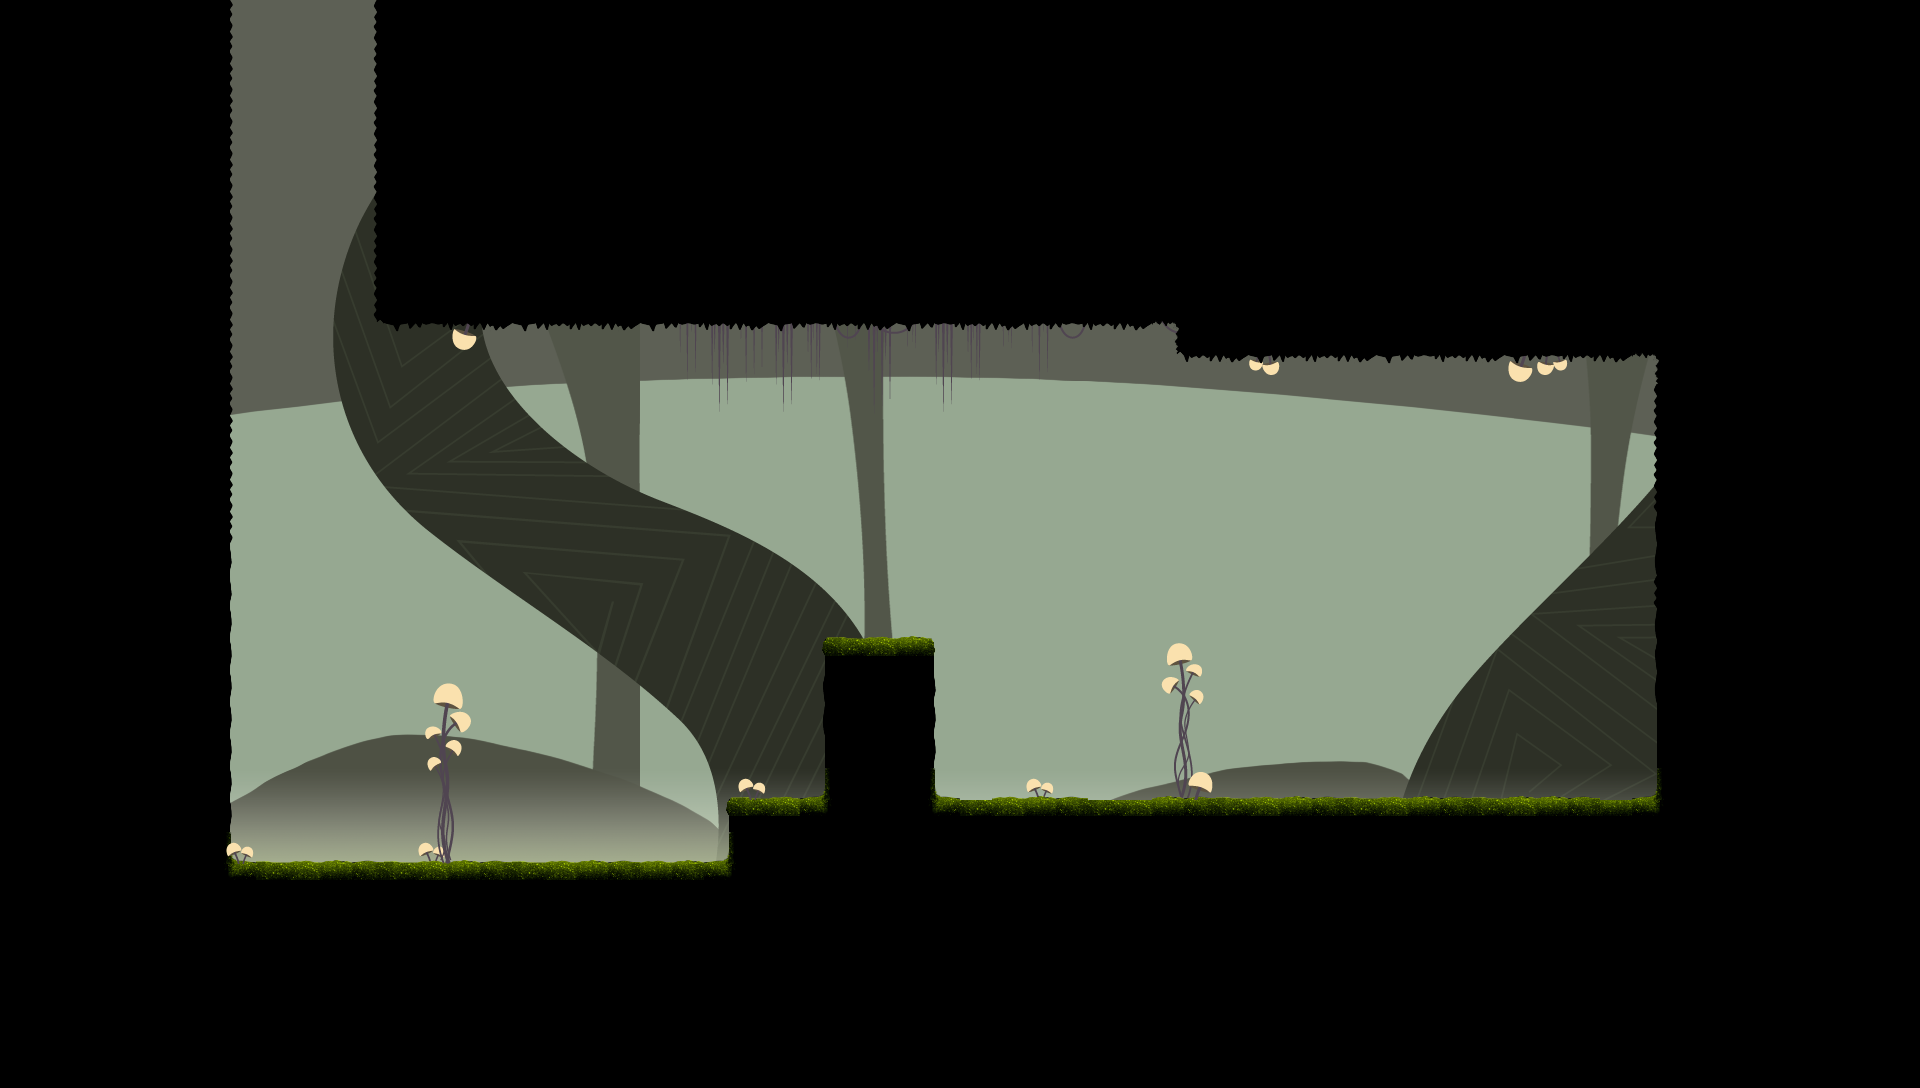

A level layout from a 2D game, rendered from its tile map. Below: a short description, then the map file with tile-grid data replaced by summaries:
An orthogonal 60x34 tile map with 32x32 px tiles, 9 tile layers (Fundo4, Fundo3, Fundo2, Fundo1, ...), 7 tilesets and 14 objects.

<map version="1.0" orientation="orthogonal" width="60" height="34" tilewidth="32" tileheight="32" backgroundcolor="#96a891">
 <tileset firstgid="1" name="plantcave" tilewidth="32" tileheight="32">
  <image source="tilesetplantcave.png" width="256" height="256" />
 </tileset>
 <tileset firstgid="65" name="plants" tilewidth="32" tileheight="32">
  <image source="PlantsTileset.png" width="256" height="256" />
 </tileset>
 <tileset firstgid="129" name="Fundo1" tilewidth="32" tileheight="32">
  <image source="Fundo1.png" width="2048" height="1024" />
 </tileset>
 <tileset firstgid="2177" name="Fundo2" tilewidth="32" tileheight="32">
  <image source="Fundo2.png" width="2048" height="1024" />
 </tileset>
 <tileset firstgid="4225" name="Fundo3" tilewidth="32" tileheight="32">
  <image source="Fundo3.png" width="2048" height="1024" />
 </tileset>
 <tileset firstgid="6273" name="Fundo4" tilewidth="32" tileheight="32">
  <image source="Fundo4.png" width="2048" height="1024" />
 </tileset>
 <tileset firstgid="8321" name="fog" tilewidth="32" tileheight="32">
  <image source="fog.png" width="128" height="128" />
 </tileset>
 <layer name="Fundo4" width="60" height="34">
  <data>[2040 cells, 1020 non-empty, 781 distinct tile ids]</data>
 </layer>
 <layer name="Fundo3" width="60" height="34">
  <data>[2040 cells, 1160 non-empty, 1160 distinct tile ids]</data>
 </layer>
 <layer name="Fundo2" width="60" height="34">
  <data>[2040 cells, 468 non-empty, 468 distinct tile ids]</data>
 </layer>
 <layer name="Fundo1" width="60" height="34">
  <data>[2040 cells, 1184 non-empty, 1184 distinct tile ids]</data>
 </layer>
 <layer name="Nevoa" width="60" height="34">
  <data>[2040 cells, 192 non-empty, 16 distinct tile ids]</data>
 </layer>
 <layer name="Tiles 4" width="60" height="34">
  <data>[2040 cells, 7 non-empty, 4 distinct tile ids]</data>
 </layer>
 <layer name="Tiles 3" width="60" height="34">
  <data>[2040 cells, 280 non-empty, 27 distinct tile ids]</data>
 </layer>
 <layer name="Tiles 2 (Game)" width="60" height="34">
  <data>[2040 cells, 1478 non-empty, 38 distinct tile ids]</data>
 </layer>
 <layer name="Tiles 1" width="60" height="34">
  <data>[2040 cells, 17 non-empty, 16 distinct tile ids]</data>
 </layer>
 <objectgroup name="Collider" width="60" height="34" visible="0">
  <object x="0" y="0" width="224" height="1088" />
  <object x="736" y="1088" width="256" />
  <object x="224" y="1088" width="320" />
  <object x="224" y="864" width="512" height="224" />
  <object x="384" y="0" width="800" height="320" />
  <object x="1184" y="0" width="736" height="352" />
  <object x="736" y="800" width="928" height="288" />
  <object x="1664" y="352" width="256" height="736" />
  <object x="832" y="640" width="96" height="160" />
 </objectgroup>
 <objectgroup name="Bounds" width="60" height="34" visible="0">
  <object x="0" y="0">
   <ellipse />
  </object>
  <object x="1920" y="1088">
   <ellipse />
  </object>
 </objectgroup>
 <objectgroup name="Lumens" width="60" height="34" visible="0">
  <object x="864" y="448" width="32" height="32">
   <ellipse />
  </object>
 </objectgroup>
 <objectgroup name="Portal" width="60" height="34" visible="0">
  <object x="1536" y="800">
   <ellipse />
  </object>
 </objectgroup>
 <objectgroup name="PluStart" width="60" height="34" visible="0">
  <object x="288" y="32" width="32" height="32">
   <ellipse />
  </object>
 </objectgroup>
</map>
